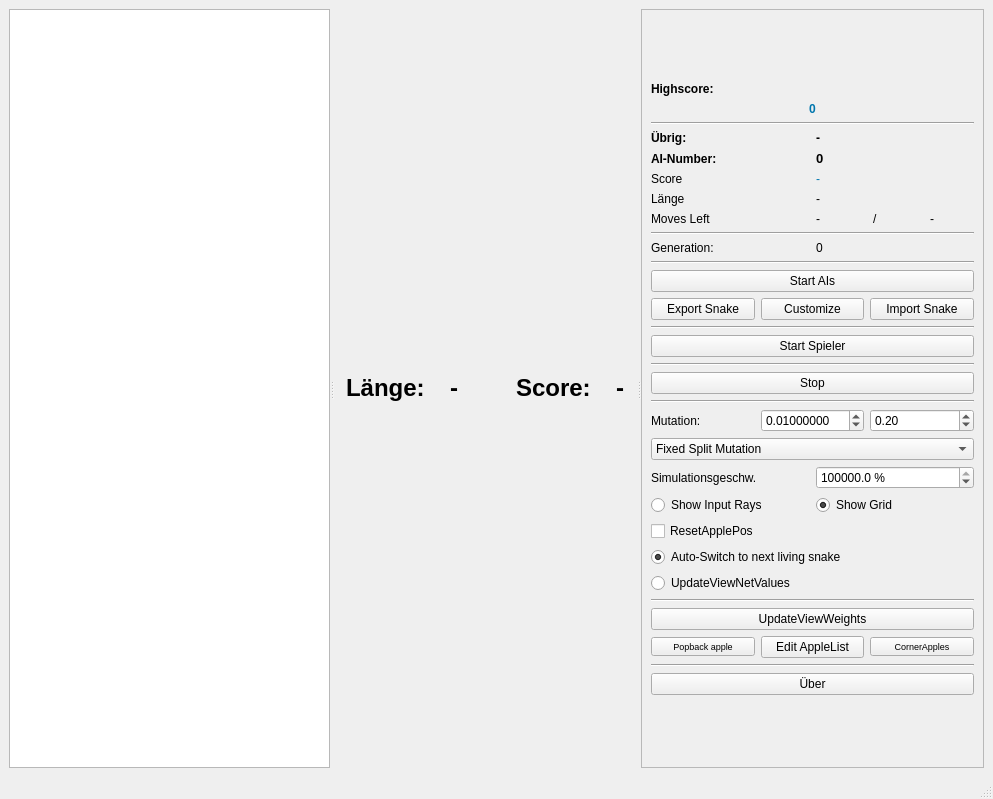
<?xml version="1.0" encoding="UTF-8"?>
<ui version="4.0">
 <class>MainWindow</class>
 <widget class="QMainWindow" name="MainWindow">
  <property name="geometry">
   <rect>
    <x>0</x>
    <y>0</y>
    <width>993</width>
    <height>799</height>
   </rect>
  </property>
  <property name="windowTitle">
   <string>SnakeIO</string>
  </property>
  <property name="windowIcon">
   <iconset resource="../resources.qrc">
    <normaloff>:/1200x600wa.png</normaloff>:/1200x600wa.png</iconset>
  </property>
  <widget class="QWidget" name="centralwidget">
   <layout class="QVBoxLayout" name="verticalLayout_4">
    <item>
     <widget class="QSplitter" name="splitter">
      <property name="orientation">
       <enum>Qt::Horizontal</enum>
      </property>
      <widget class="QWidget" name="widget_2" native="true">
       <layout class="QVBoxLayout" name="verticalLayout_3">
        <item>
         <widget class="QGraphicsView" name="graphicsView_ViewNet">
          <property name="sizePolicy">
           <sizepolicy hsizetype="Preferred" vsizetype="Preferred">
            <horstretch>0</horstretch>
            <verstretch>0</verstretch>
           </sizepolicy>
          </property>
          <property name="minimumSize">
           <size>
            <width>0</width>
            <height>0</height>
           </size>
          </property>
         </widget>
        </item>
       </layout>
      </widget>
      <widget class="QWidget" name="widget" native="true">
       <layout class="QVBoxLayout" name="verticalLayout_2">
        <item>
         <layout class="QHBoxLayout" name="horizontalLayout_3">
          <property name="sizeConstraint">
           <enum>QLayout::SetDefaultConstraint</enum>
          </property>
          <item>
           <spacer name="horizontalSpacer_2">
            <property name="orientation">
             <enum>Qt::Horizontal</enum>
            </property>
            <property name="sizeType">
             <enum>QSizePolicy::Preferred</enum>
            </property>
            <property name="sizeHint" stdset="0">
             <size>
              <width>0</width>
              <height>20</height>
             </size>
            </property>
           </spacer>
          </item>
          <item>
           <widget class="QLabel" name="label_12">
            <property name="sizePolicy">
             <sizepolicy hsizetype="Fixed" vsizetype="Fixed">
              <horstretch>0</horstretch>
              <verstretch>0</verstretch>
             </sizepolicy>
            </property>
            <property name="font">
             <font>
              <pointsize>18</pointsize>
              <bold>true</bold>
             </font>
            </property>
            <property name="text">
             <string>Länge: </string>
            </property>
           </widget>
          </item>
          <item>
           <widget class="QLabel" name="label_length">
            <property name="sizePolicy">
             <sizepolicy hsizetype="Maximum" vsizetype="Fixed">
              <horstretch>0</horstretch>
              <verstretch>0</verstretch>
             </sizepolicy>
            </property>
            <property name="font">
             <font>
              <pointsize>18</pointsize>
              <bold>true</bold>
             </font>
            </property>
            <property name="text">
             <string>-</string>
            </property>
           </widget>
          </item>
          <item>
           <spacer name="horizontalSpacer">
            <property name="orientation">
             <enum>Qt::Horizontal</enum>
            </property>
            <property name="sizeType">
             <enum>QSizePolicy::Fixed</enum>
            </property>
            <property name="sizeHint" stdset="0">
             <size>
              <width>40</width>
              <height>20</height>
             </size>
            </property>
           </spacer>
          </item>
          <item>
           <widget class="QLabel" name="label_11">
            <property name="sizePolicy">
             <sizepolicy hsizetype="Fixed" vsizetype="Fixed">
              <horstretch>0</horstretch>
              <verstretch>0</verstretch>
             </sizepolicy>
            </property>
            <property name="font">
             <font>
              <pointsize>18</pointsize>
              <bold>true</bold>
             </font>
            </property>
            <property name="text">
             <string>Score: </string>
            </property>
           </widget>
          </item>
          <item>
           <widget class="QLabel" name="label_score">
            <property name="sizePolicy">
             <sizepolicy hsizetype="Maximum" vsizetype="Fixed">
              <horstretch>0</horstretch>
              <verstretch>0</verstretch>
             </sizepolicy>
            </property>
            <property name="font">
             <font>
              <pointsize>18</pointsize>
              <bold>true</bold>
             </font>
            </property>
            <property name="text">
             <string>-</string>
            </property>
           </widget>
          </item>
          <item>
           <spacer name="horizontalSpacer_3">
            <property name="orientation">
             <enum>Qt::Horizontal</enum>
            </property>
            <property name="sizeType">
             <enum>QSizePolicy::Preferred</enum>
            </property>
            <property name="sizeHint" stdset="0">
             <size>
              <width>0</width>
              <height>20</height>
             </size>
            </property>
           </spacer>
          </item>
         </layout>
        </item>
       </layout>
      </widget>
      <widget class="QScrollArea" name="scrollArea_3">
       <property name="sizePolicy">
        <sizepolicy hsizetype="Preferred" vsizetype="Expanding">
         <horstretch>0</horstretch>
         <verstretch>0</verstretch>
        </sizepolicy>
       </property>
       <property name="minimumSize">
        <size>
         <width>280</width>
         <height>0</height>
        </size>
       </property>
       <property name="horizontalScrollBarPolicy">
        <enum>Qt::ScrollBarAlwaysOff</enum>
       </property>
       <property name="widgetResizable">
        <bool>true</bool>
       </property>
       <widget class="QWidget" name="scrollAreaWidgetContents_3">
        <property name="geometry">
         <rect>
          <x>0</x>
          <y>0</y>
          <width>325</width>
          <height>757</height>
         </rect>
        </property>
        <property name="minimumSize">
         <size>
          <width>0</width>
          <height>0</height>
         </size>
        </property>
        <layout class="QGridLayout" name="gridLayout">
         <item row="0" column="0">
          <layout class="QGridLayout" name="gridLayout_3">
           <item row="6" column="1">
            <widget class="QLabel" name="score">
             <property name="styleSheet">
              <string notr="true">color: rgb(0, 118, 173);</string>
             </property>
             <property name="text">
              <string>-</string>
             </property>
            </widget>
           </item>
           <item row="0" column="0" colspan="2">
            <spacer name="verticalSpacer_3">
             <property name="orientation">
              <enum>Qt::Vertical</enum>
             </property>
             <property name="sizeType">
              <enum>QSizePolicy::Expanding</enum>
             </property>
             <property name="sizeHint" stdset="0">
              <size>
               <width>20</width>
               <height>30</height>
              </size>
             </property>
            </spacer>
           </item>
           <item row="17" column="0" colspan="2">
            <widget class="QPushButton" name="pushButton">
             <property name="text">
              <string>Stop</string>
             </property>
            </widget>
           </item>
           <item row="16" column="0" colspan="2">
            <widget class="Line" name="line_7">
             <property name="orientation">
              <enum>Qt::Horizontal</enum>
             </property>
            </widget>
           </item>
           <item row="26" column="0" colspan="2">
            <widget class="Line" name="line">
             <property name="orientation">
              <enum>Qt::Horizontal</enum>
             </property>
            </widget>
           </item>
           <item row="8" column="1">
            <layout class="QHBoxLayout" name="horizontalLayout_5">
             <item>
              <widget class="QLabel" name="moves_left">
               <property name="text">
                <string>-</string>
               </property>
               <property name="alignment">
                <set>Qt::AlignLeading|Qt::AlignLeft|Qt::AlignVCenter</set>
               </property>
              </widget>
             </item>
             <item>
              <widget class="QLabel" name="label_14">
               <property name="sizePolicy">
                <sizepolicy hsizetype="Fixed" vsizetype="Preferred">
                 <horstretch>0</horstretch>
                 <verstretch>0</verstretch>
                </sizepolicy>
               </property>
               <property name="text">
                <string>/</string>
               </property>
              </widget>
             </item>
             <item>
              <widget class="QLabel" name="label_max_moves">
               <property name="text">
                <string>-</string>
               </property>
               <property name="alignment">
                <set>Qt::AlignRight|Qt::AlignTrailing|Qt::AlignVCenter</set>
               </property>
              </widget>
             </item>
             <item>
              <spacer name="horizontalSpacer_4">
               <property name="orientation">
                <enum>Qt::Horizontal</enum>
               </property>
               <property name="sizeType">
                <enum>QSizePolicy::Preferred</enum>
               </property>
               <property name="sizeHint" stdset="0">
                <size>
                 <width>40</width>
                 <height>0</height>
                </size>
               </property>
              </spacer>
             </item>
            </layout>
           </item>
           <item row="3" column="0" colspan="2">
            <widget class="Line" name="line_4">
             <property name="orientation">
              <enum>Qt::Horizontal</enum>
             </property>
            </widget>
           </item>
           <item row="21" column="0">
            <widget class="QLabel" name="label_8">
             <property name="text">
              <string>Simulationsgeschw.</string>
             </property>
            </widget>
           </item>
           <item row="18" column="0" colspan="2">
            <widget class="Line" name="line_3">
             <property name="orientation">
              <enum>Qt::Horizontal</enum>
             </property>
            </widget>
           </item>
           <item row="21" column="1">
            <widget class="QDoubleSpinBox" name="doubleSpinBox_speed">
             <property name="suffix">
              <string> %</string>
             </property>
             <property name="decimals">
              <number>1</number>
             </property>
             <property name="minimum">
              <double>0.100000000000000</double>
             </property>
             <property name="maximum">
              <double>99999999.000000000000000</double>
             </property>
             <property name="value">
              <double>99999999.000000000000000</double>
             </property>
            </widget>
           </item>
           <item row="29" column="0" colspan="2">
            <widget class="Line" name="line_8">
             <property name="orientation">
              <enum>Qt::Horizontal</enum>
             </property>
            </widget>
           </item>
           <item row="6" column="0">
            <widget class="QLabel" name="label">
             <property name="text">
              <string>Score</string>
             </property>
            </widget>
           </item>
           <item row="22" column="0">
            <widget class="QRadioButton" name="radioButtonrays">
             <property name="text">
              <string>Show Input Rays</string>
             </property>
             <property name="autoExclusive">
              <bool>false</bool>
             </property>
            </widget>
           </item>
           <item row="32" column="0" colspan="2">
            <spacer name="verticalSpacer_4">
             <property name="orientation">
              <enum>Qt::Vertical</enum>
             </property>
             <property name="sizeType">
              <enum>QSizePolicy::Expanding</enum>
             </property>
             <property name="sizeHint" stdset="0">
              <size>
               <width>20</width>
               <height>10</height>
              </size>
             </property>
            </spacer>
           </item>
           <item row="2" column="0" colspan="2">
            <widget class="QLabel" name="highscore">
             <property name="font">
              <font>
               <bold>true</bold>
              </font>
             </property>
             <property name="styleSheet">
              <string notr="true">color: rgb(0, 118, 173);</string>
             </property>
             <property name="text">
              <string>0</string>
             </property>
             <property name="alignment">
              <set>Qt::AlignCenter</set>
             </property>
            </widget>
           </item>
           <item row="7" column="1">
            <widget class="QLabel" name="laength">
             <property name="text">
              <string>-</string>
             </property>
            </widget>
           </item>
           <item row="4" column="1">
            <widget class="QLabel" name="label_count">
             <property name="font">
              <font>
               <bold>true</bold>
              </font>
             </property>
             <property name="text">
              <string>-</string>
             </property>
            </widget>
           </item>
           <item row="10" column="0">
            <widget class="QLabel" name="label_9">
             <property name="text">
              <string>Generation:</string>
             </property>
            </widget>
           </item>
           <item row="14" column="0" colspan="2">
            <widget class="Line" name="line_6">
             <property name="orientation">
              <enum>Qt::Horizontal</enum>
             </property>
            </widget>
           </item>
           <item row="10" column="1">
            <widget class="QLabel" name="label_10_gen">
             <property name="text">
              <string>0</string>
             </property>
            </widget>
           </item>
           <item row="11" column="0" colspan="2">
            <widget class="Line" name="line_5">
             <property name="orientation">
              <enum>Qt::Horizontal</enum>
             </property>
            </widget>
           </item>
           <item row="28" column="0" colspan="2">
            <layout class="QHBoxLayout" name="horizontalLayout_4">
             <item>
              <widget class="QPushButton" name="pushButton_3">
               <property name="font">
                <font>
                 <pointsize>7</pointsize>
                </font>
               </property>
               <property name="text">
                <string>Popback apple</string>
               </property>
              </widget>
             </item>
             <item>
              <widget class="QPushButton" name="pushButton_8">
               <property name="text">
                <string>Edit AppleList</string>
               </property>
              </widget>
             </item>
             <item>
              <widget class="QPushButton" name="pushButton_4">
               <property name="font">
                <font>
                 <pointsize>7</pointsize>
                </font>
               </property>
               <property name="text">
                <string>CornerApples</string>
               </property>
              </widget>
             </item>
            </layout>
           </item>
           <item row="20" column="0" colspan="2">
            <widget class="QComboBox" name="comboBoxMutAlgorithm">
             <item>
              <property name="text">
               <string>Fixed Split Mutation</string>
              </property>
             </item>
             <item>
              <property name="text">
               <string>Simmulated Annealing</string>
              </property>
             </item>
            </widget>
           </item>
           <item row="9" column="0" colspan="2">
            <widget class="Line" name="line_2">
             <property name="orientation">
              <enum>Qt::Horizontal</enum>
             </property>
            </widget>
           </item>
           <item row="19" column="0" colspan="2">
            <layout class="QHBoxLayout" name="horizontalLayout_6">
             <item>
              <widget class="QLabel" name="label_7">
               <property name="text">
                <string>Mutation:</string>
               </property>
              </widget>
             </item>
             <item>
              <widget class="QDoubleSpinBox" name="doubleSpinBox_learn_rate">
               <property name="decimals">
                <number>8</number>
               </property>
               <property name="maximum">
                <double>1.000000000000000</double>
               </property>
               <property name="singleStep">
                <double>0.010000000000000</double>
               </property>
               <property name="value">
                <double>0.010000000000000</double>
               </property>
              </widget>
             </item>
             <item>
              <widget class="QDoubleSpinBox" name="doubleSpinBoxMutRange">
               <property name="singleStep">
                <double>0.100000000000000</double>
               </property>
               <property name="value">
                <double>0.200000000000000</double>
               </property>
              </widget>
             </item>
            </layout>
           </item>
           <item row="24" column="0" colspan="2">
            <widget class="QRadioButton" name="radioButtonreconnect">
             <property name="text">
              <string>Auto-Switch to next living snake</string>
             </property>
             <property name="checked">
              <bool>true</bool>
             </property>
             <property name="autoExclusive">
              <bool>false</bool>
             </property>
            </widget>
           </item>
           <item row="15" column="0" colspan="2">
            <widget class="QPushButton" name="pushButton_2">
             <property name="text">
              <string>Start Spieler</string>
             </property>
            </widget>
           </item>
           <item row="12" column="0" colspan="2">
            <widget class="QPushButton" name="pushButtonStart">
             <property name="text">
              <string>Start AIs</string>
             </property>
            </widget>
           </item>
           <item row="30" column="0" colspan="2">
            <layout class="QHBoxLayout" name="horizontalLayout_theme">
             <item>
              <widget class="QPushButton" name="pushButton_ueber">
               <property name="text">
                <string>Über</string>
               </property>
              </widget>
             </item>
            </layout>
           </item>
           <item row="25" column="0" colspan="2">
            <widget class="QRadioButton" name="radioBUpdateViewNet">
             <property name="text">
              <string>UpdateViewNetValues</string>
             </property>
             <property name="checked">
              <bool>false</bool>
             </property>
             <property name="autoExclusive">
              <bool>false</bool>
             </property>
            </widget>
           </item>
           <item row="23" column="0" colspan="2">
            <widget class="QCheckBox" name="checkBoxresetapples">
             <property name="text">
              <string>ResetApplePos</string>
             </property>
            </widget>
           </item>
           <item row="22" column="1">
            <widget class="QRadioButton" name="radioButtonShowGrid">
             <property name="text">
              <string>Show Grid</string>
             </property>
             <property name="checked">
              <bool>true</bool>
             </property>
             <property name="autoExclusive">
              <bool>false</bool>
             </property>
            </widget>
           </item>
           <item row="5" column="0">
            <widget class="QLabel" name="label_4">
             <property name="font">
              <font>
               <bold>true</bold>
              </font>
             </property>
             <property name="text">
              <string>AI-Number:</string>
             </property>
            </widget>
           </item>
           <item row="13" column="0" colspan="2">
            <layout class="QHBoxLayout" name="horizontalLayout">
             <item>
              <widget class="QPushButton" name="pushButton_export">
               <property name="text">
                <string>Export Snake</string>
               </property>
              </widget>
             </item>
             <item>
              <widget class="QPushButton" name="pushButton_7">
               <property name="text">
                <string>Customize</string>
               </property>
              </widget>
             </item>
             <item>
              <widget class="QPushButton" name="pushButton_import">
               <property name="text">
                <string>Import Snake</string>
               </property>
              </widget>
             </item>
            </layout>
           </item>
           <item row="1" column="0" colspan="2">
            <widget class="QLabel" name="label_6">
             <property name="font">
              <font>
               <bold>true</bold>
              </font>
             </property>
             <property name="text">
              <string>Highscore:</string>
             </property>
            </widget>
           </item>
           <item row="5" column="1">
            <widget class="QLabel" name="label_ai_num">
             <property name="font">
              <font>
               <pointsize>10</pointsize>
               <bold>true</bold>
              </font>
             </property>
             <property name="text">
              <string>0</string>
             </property>
            </widget>
           </item>
           <item row="27" column="0" colspan="2">
            <widget class="QPushButton" name="pushButton_updateWeights">
             <property name="text">
              <string>UpdateViewWeights</string>
             </property>
            </widget>
           </item>
           <item row="8" column="0">
            <widget class="QLabel" name="label_5">
             <property name="text">
              <string>Moves Left</string>
             </property>
            </widget>
           </item>
           <item row="4" column="0">
            <widget class="QLabel" name="label_2">
             <property name="font">
              <font>
               <bold>true</bold>
              </font>
             </property>
             <property name="text">
              <string>Übrig:</string>
             </property>
            </widget>
           </item>
           <item row="7" column="0">
            <widget class="QLabel" name="label_3">
             <property name="text">
              <string>Länge</string>
             </property>
            </widget>
           </item>
          </layout>
         </item>
        </layout>
       </widget>
      </widget>
     </widget>
    </item>
   </layout>
  </widget>
  <widget class="QStatusBar" name="statusbar"/>
  <action name="action_ber">
   <property name="text">
    <string>Über</string>
   </property>
  </action>
 </widget>
 <resources>
  <include location="../resources.qrc"/>
 </resources>
 <connections/>
</ui>
